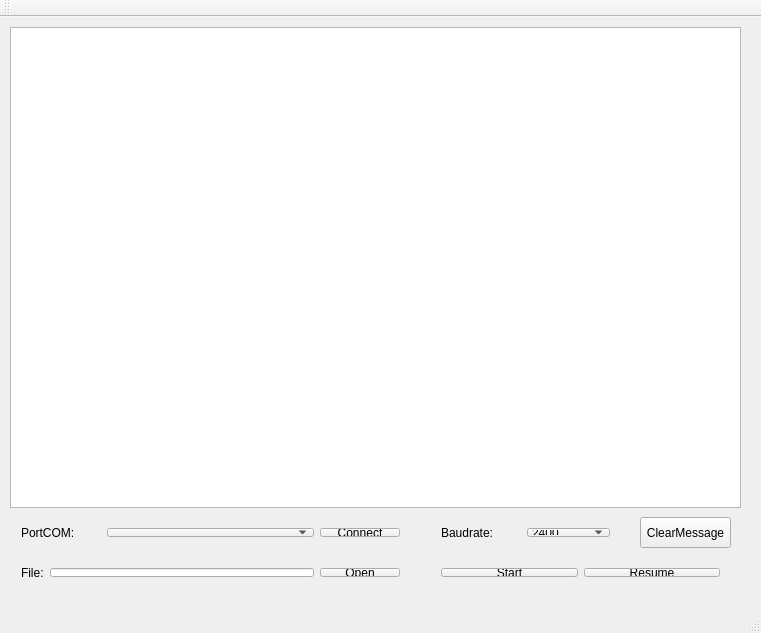
<?xml version="1.0" encoding="UTF-8"?>
<ui version="4.0">
 <class>MainWindow</class>
 <widget class="QMainWindow" name="MainWindow">
  <property name="geometry">
   <rect>
    <x>0</x>
    <y>0</y>
    <width>761</width>
    <height>633</height>
   </rect>
  </property>
  <property name="windowTitle">
   <string>Eink via uart</string>
  </property>
  <widget class="QWidget" name="centralWidget">
   <widget class="QTextEdit" name="textEdit">
    <property name="geometry">
     <rect>
      <x>10</x>
      <y>10</y>
      <width>731</width>
      <height>481</height>
     </rect>
    </property>
   </widget>
   <widget class="QWidget" name="horizontalLayoutWidget">
    <property name="geometry">
     <rect>
      <x>10</x>
      <y>500</y>
      <width>401</width>
      <height>31</height>
     </rect>
    </property>
    <layout class="QHBoxLayout" name="horizontalLayout">
     <item>
      <widget class="QLabel" name="label">
       <property name="enabled">
        <bool>true</bool>
       </property>
       <property name="maximumSize">
        <size>
         <width>80</width>
         <height>29</height>
        </size>
       </property>
       <property name="text">
        <string>PortCOM:</string>
       </property>
      </widget>
     </item>
     <item>
      <widget class="QComboBox" name="comboBox_port"/>
     </item>
     <item>
      <widget class="QPushButton" name="pushButton_Connect">
       <property name="maximumSize">
        <size>
         <width>80</width>
         <height>23</height>
        </size>
       </property>
       <property name="text">
        <string>Connect</string>
       </property>
      </widget>
     </item>
    </layout>
   </widget>
   <widget class="QWidget" name="horizontalLayoutWidget_2">
    <property name="geometry">
     <rect>
      <x>10</x>
      <y>540</y>
      <width>401</width>
      <height>31</height>
     </rect>
    </property>
    <layout class="QHBoxLayout" name="horizontalLayout_2">
     <item>
      <widget class="QLabel" name="label_2">
       <property name="text">
        <string>File:</string>
       </property>
      </widget>
     </item>
     <item>
      <widget class="QLineEdit" name="InFileLine">
       <property name="readOnly">
        <bool>true</bool>
       </property>
      </widget>
     </item>
     <item>
      <widget class="QPushButton" name="pushButton_Open">
       <property name="text">
        <string>Open</string>
       </property>
      </widget>
     </item>
    </layout>
   </widget>
   <widget class="QWidget" name="horizontalLayoutWidget_3">
    <property name="geometry">
     <rect>
      <x>430</x>
      <y>540</y>
      <width>301</width>
      <height>31</height>
     </rect>
    </property>
    <layout class="QHBoxLayout" name="horizontalLayout_3">
     <item>
      <widget class="QPushButton" name="pushButton_Start">
       <property name="text">
        <string>Start</string>
       </property>
      </widget>
     </item>
     <item>
      <widget class="QPushButton" name="pushButton_3">
       <property name="text">
        <string>Resume</string>
       </property>
      </widget>
     </item>
    </layout>
   </widget>
   <widget class="QPushButton" name="pushButton_6">
    <property name="geometry">
     <rect>
      <x>640</x>
      <y>500</y>
      <width>91</width>
      <height>31</height>
     </rect>
    </property>
    <property name="text">
     <string>ClearMessage</string>
    </property>
   </widget>
   <widget class="QWidget" name="horizontalLayoutWidget_4">
    <property name="geometry">
     <rect>
      <x>430</x>
      <y>500</y>
      <width>191</width>
      <height>31</height>
     </rect>
    </property>
    <layout class="QHBoxLayout" name="horizontalLayout_4">
     <item>
      <widget class="QLabel" name="label_3">
       <property name="enabled">
        <bool>true</bool>
       </property>
       <property name="maximumSize">
        <size>
         <width>80</width>
         <height>29</height>
        </size>
       </property>
       <property name="text">
        <string>Baudrate:</string>
       </property>
      </widget>
     </item>
     <item>
      <widget class="QComboBox" name="comboBox_baud">
       <item>
        <property name="text">
         <string>2400</string>
        </property>
       </item>
       <item>
        <property name="text">
         <string>9600</string>
        </property>
       </item>
      </widget>
     </item>
    </layout>
   </widget>
  </widget>
  <widget class="QMenuBar" name="menuBar">
   <property name="geometry">
    <rect>
     <x>0</x>
     <y>0</y>
     <width>761</width>
     <height>23</height>
    </rect>
   </property>
  </widget>
  <widget class="QToolBar" name="mainToolBar">
   <attribute name="toolBarArea">
    <enum>TopToolBarArea</enum>
   </attribute>
   <attribute name="toolBarBreak">
    <bool>false</bool>
   </attribute>
  </widget>
  <widget class="QStatusBar" name="statusBar"/>
 </widget>
 <layoutdefault spacing="6" margin="11"/>
 <resources/>
 <connections/>
</ui>
